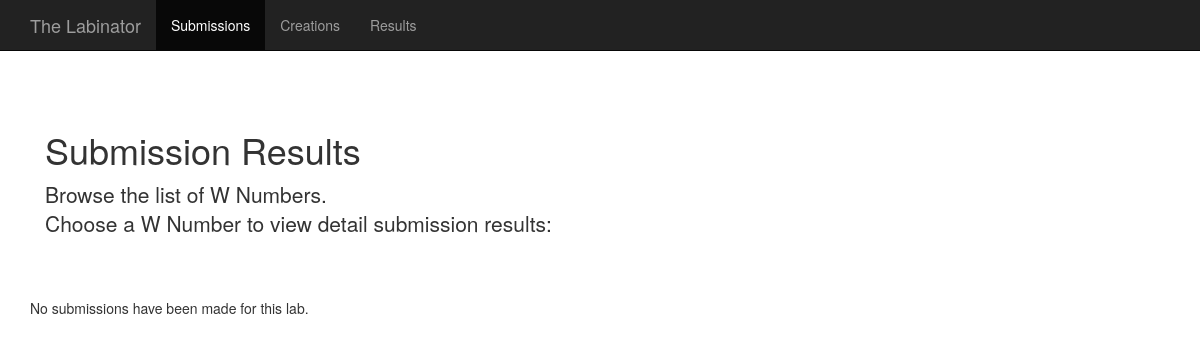
/lab/submissionindex/5, run on an earlier commit of the app's database.
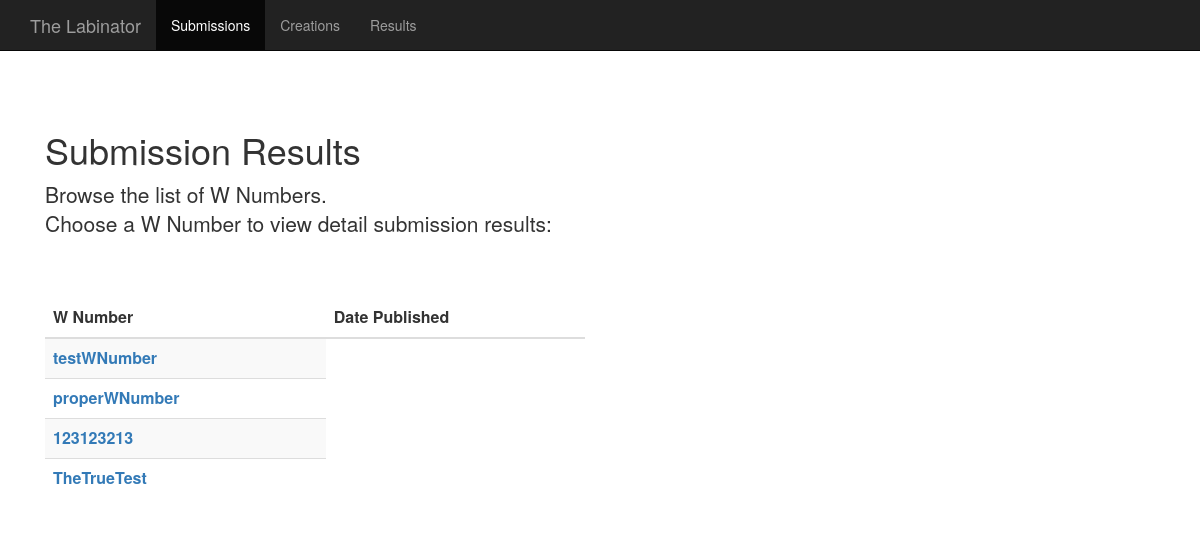
And on a later commit of the database.
### lab/models.py (models this page shows)
class Submission(models.Model):
    lab = models.ForeignKey(Lab)
    w_number = models.CharField(max_length=10)

### lab/views.py (the view)
# urls.py: url(r'^submissionindex/(?P<pk>[0-9]+)', views.SubmissionIndex.as_view(), name='submissionindex'),
class SubmissionIndex(generic.ListView):
    model = Submission
    template_name = 'lab/submissionindex.html'
    context_object_name = 'submission_list'
    def get_queryset(self):
        lab = get_object_or_404(Lab, pk=self.kwargs['pk'])
        return Submission.objects.filter(lab = lab)

### lab/templates/lab/submissionindex.html (shortened to what this page needs)
{% load staticfiles %}
<link rel="stylesheet" type="text/css" href="{% static 'lab/css/bootstrap.min.css' %}" />
<link rel="stylesheet" type="text/css" href="{% static 'lab/css/starter-template.css' %}" />
<link rel="stylesheet" type="text/css" href="{% static 'lab/css/theme.css' %}" />
<!DOCTYPE html>
<html lang="en">
<head>
</head>
<body>
  <nav class="navbar navbar-inverse navbar-fixed-top">
    <div class="container">
      <div class="navbar-header">
        <a class="navbar-brand" href="#">The Labinator</a>
      </div>
      <div id="navbar" class="collapse navbar-collapse">
        <ul class="nav navbar-nav">
          <li class="active"><a href="{% url 'lab:submissions' %}">Submissions</a></li>
          <li><a href="#admin">Creations</a></li>
          <li><a href="#contact">Results</a></li>
        </ul>
      </div>
    </div>
  </nav>
  <div class="container">
    <div class="starter-template">
      <h1>Submission Results</h1>
      <p class="lead">Browse the list of W Numbers.<br>Choose a W Number to view detail submission results:</p>
    </div>
    {% if submission_list %}
    <div class="col-md-6">
      <table class="table table-striped">
        <thead>
          <tr>
            <th>W Number</th>
            <th>Date Published</th>
          </tr>
        </thead>
        <tbody>
          {% for submission in submission_list %}
          <tr>
            <th><a href="{% url 'lab:submissionresults' submission.id %}">{{ submission.w_number }}</a></th>
          </tr>
          {% endfor %}
        </tbody>
      </table>
    </div>
    <div>
      {% else %}
      <p>No submissions have been made for this lab.</p>
      {% endif %}
    </div>
  </div>
</body>
</html>

What changed in the data, as far as the page shows it:
added Submission: w_number "testWNumber"
added Submission: w_number "properWNumber"
added Submission: w_number "123123213"
added Submission: w_number "TheTrueTest"
Also different on the page:
text no longer shown: "No submissions have been made for this lab."
text now shown: "W Number Date Published"
